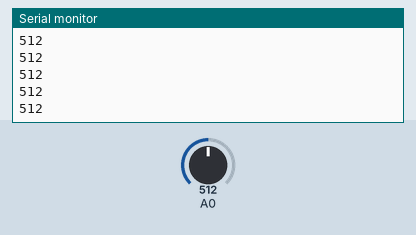
Recording of a sketch running on a simulated Arduino Uno, built with avr-gcc and run on an emulated ATmega328P. Parts: the last lines printed to the serial monitor. The test bench sets the inputs (shaded band); at power-on: A0 = 512.

Above: at 1.2 s.
1.3 s: A0 set to 716
At 2.1 s:
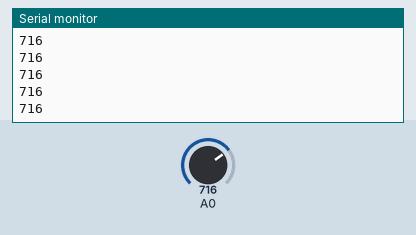
2.8 s: A0 set to 900
At 3.8 s:
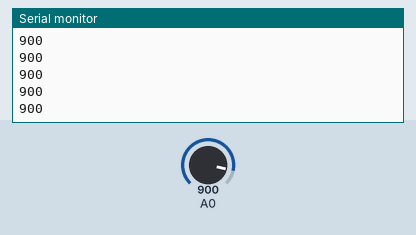
Timing chart, 0 to 5.8 s (numbered marks = the images above; inputs shaded):
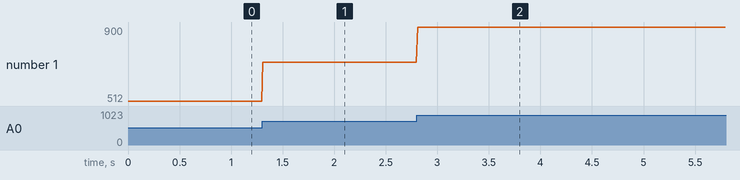

The sketch:

sharp1.ino
```cpp
void setup() {
  // Comunicación seria a 9600 baudios
  Serial.begin(9600);
}

void loop() {

  int ADC_SHARP = analogRead(A0);
  Serial.println(ADC_SHARP);
  delay(10);
}
```

Measured:
- after the input at 1.3 s, the serial monitor: prints a new line at once (image 1)
- after the input at 2.8 s, the serial monitor: prints a new line at once (image 2)
- plotted number 1: 512 → 716 after the input at 1.3 s, 716 → 900 after the input at 2.8 s
